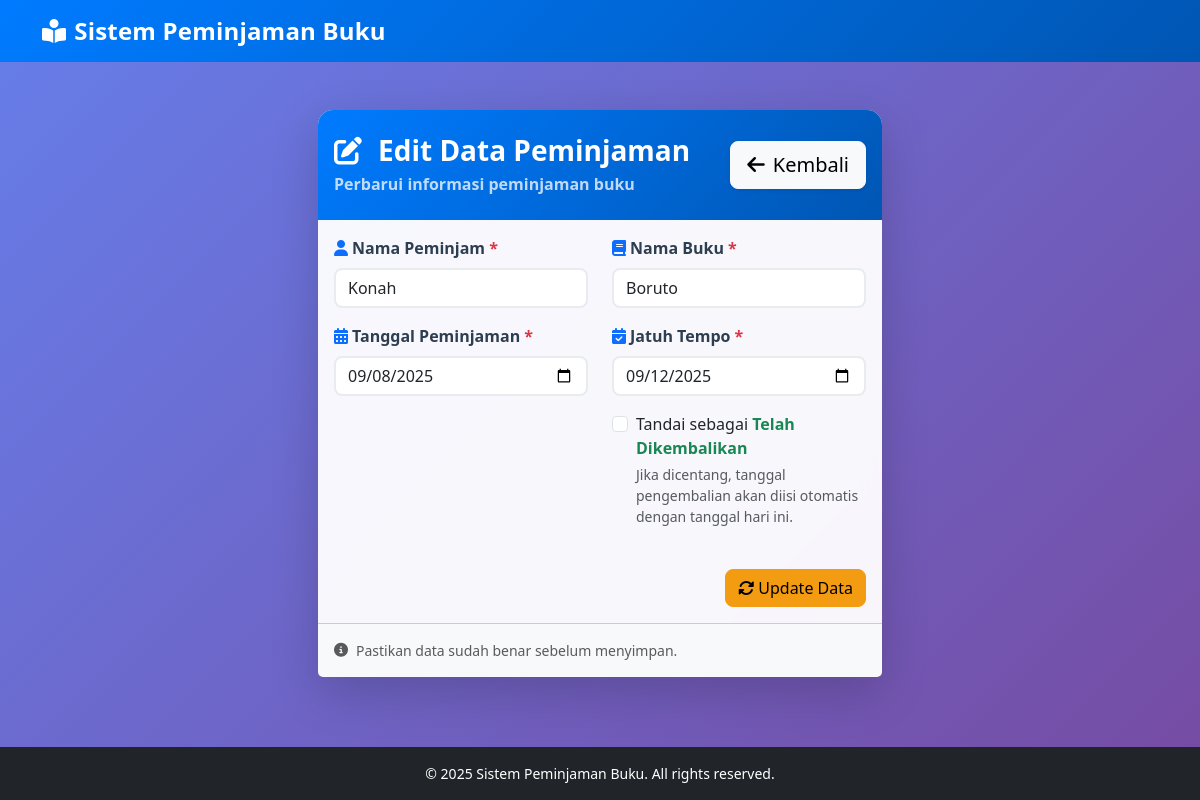
The app's page /edit/7 with its own data.
### tables this page shows
CREATE TABLE peminjaman (
            id INTEGER PRIMARY KEY AUTOINCREMENT,
            nama_peminjam TEXT NOT NULL,
            nama_buku TEXT NOT NULL,
            tanggal_peminjaman DATE NOT NULL,
            tanggal_pengembalian DATE
        , due_date DATE);

### app.py (the view, shortened to what this page needs)
@app.route('/edit/<int:id>', methods=['GET', 'POST'])
def edit(id):
    conn = get_db_connection()
    data = conn.execute('SELECT * FROM peminjaman WHERE id = ?', (id,)).fetchone()
    conn.close()
    if data is None:
        flash('Data tidak ditemukan!', 'error')
        return redirect(url_for('index'))
    today = datetime.now().strftime('%Y-%m-%d')
    return render_template('edit.html', data=data, today=today)

### app.py (called while the page is built)
def get_db_connection():
    conn = sqlite3.connect('perpus.db')
    conn.row_factory = sqlite3.Row
    return conn

@app.context_processor
def inject_globals():
    return {
        'datetime': datetime,
        'today_str': datetime.now().strftime('%Y-%m-%d')
    }

### templates/edit.html (shortened to what this page needs)
{% extends "base.html" %}
{% block content %}
<div class="container-fluid py-4">
  <div class="row justify-content-center">
    <div class="col-md-8 col-lg-6">
      <div class="card shadow-lg border-0">
        <div class="card-header bg-gradient-primary text-white py-4">
          <div class="d-flex justify-content-between align-items-center">
            <div>
              <h3 class="mb-1 fw-bold">
                <i class="fas fa-edit me-3"></i>Edit Data Peminjaman
              </h3>
              <p class="mb-0 opacity-75">Perbarui informasi peminjaman buku</p>
            </div>
            <a href="{{ url_for('index') }}" class="btn btn-light btn-lg shadow-sm">
              <i class="fas fa-arrow-left me-2"></i>Kembali
            </a>
          </div>
        </div>
        <div class="card-body">
          <form method="POST" novalidate onsubmit="return validateAll()">
            <div class="row">
              <div class="col-md-6 mb-3">
                <label for="nama_peminjam" class="form-label">
                  <i class="fas fa-user text-primary me-1"></i>Nama Peminjam <span class="text-danger">*</span>
                </label>
                <input type="text" class="form-control" id="nama_peminjam" name="nama_peminjam"
                       value="{{ data.nama_peminjam }}" required />
              </div>
              <div class="col-md-6 mb-3">
                <label for="nama_buku" class="form-label">
                  <i class="fas fa-book text-primary me-1"></i>Nama Buku <span class="text-danger">*</span>
                </label>
                <input type="text" class="form-control" id="nama_buku" name="nama_buku"
                       value="{{ data.nama_buku }}" required />
              </div>
            </div>
            <div class="row">
              <div class="col-md-6 mb-3">
                <label for="tanggal_peminjaman" class="form-label">
                  <i class="fas fa-calendar-alt text-primary me-1"></i>Tanggal Peminjaman <span class="text-danger">*</span>
                </label>
                <input type="date" class="form-control" id="tanggal_peminjaman" name="tanggal_peminjaman"
                       value="{{ data.tanggal_peminjaman }}" required />
              </div>
              <div class="col-md-6 mb-3">
                <label for="due_date" class="form-label">
                  <i class="fas fa-calendar-check text-primary me-1"></i>Jatuh Tempo <span class="text-danger">*</span>
                </label>
                <input type="date" class="form-control" id="due_date" name="due_date"
                       value="{{ data['due_date'] or '' }}" required />
                <div class="form-check mt-3">
                  {% set sudah_kembali = True if data.tanggal_pengembalian else False %}
                  <input class="form-check-input" type="checkbox" id="cek_kembali" {% if sudah_kembali %}checked{% endif %}>
                  <label class="form-check-label" for="cek_kembali">
                    Tandai sebagai <span class="text-success fw-semibold">Telah Dikembalikan</span>
                  </label>
                  <div class="form-text">
                    Jika dicentang, tanggal pengembalian akan diisi otomatis dengan tanggal hari ini.
                  </div>
                </div>
              </div>
            </div>
            <div class="d-grid gap-2 d-md-flex justify-content-md-end mt-4">
              <button type="submit" class="btn btn-warning">
                <i class="fas fa-sync-alt me-1"></i>Update Data
              </button>
            </div>
          </form>
        </div>
        <div class="card-footer bg-light py-3">
          <div class="d-flex align-items-center text-muted small">
            <i class="fas fa-info-circle me-2"></i>
            Pastikan data sudah benar sebelum menyimpan.
          </div>
        </div>
      </div>
    </div>
  </div>
</div>
{% endblock %}

### static/css/style.css (style rules this page uses)
:root { --primary-color: #2c3e50; --secondary-color: #3498db; --success-color: #27ae60; --warning-color: #f39c12; --danger-color: #e74c3c; --light-color: #ecf0f1; --dark-color: #2c3e50; }
body { font-family: 'Segoe UI', Tahoma, Geneva, Verdana, sans-serif; background: linear-gradient(135deg, #667eea 0%, #764ba2 100%); min-height: 100vh; }
.card { border: none; border-radius: 15px; box-shadow: 0 10px 30px rgba(0, 0, 0, 0.1); backdrop-filter: blur(10px); background: rgba(255, 255, 255, 0.95); }
.card-header { border-radius: 15px 15px 0 0 !important; border: none; font-weight: 600; }
.btn { border-radius: 8px; font-weight: 500; transition: all 0.3s ease; }
.btn-warning { background: var(--warning-color); border-color: var(--warning-color); }
.form-control { border-radius: 8px; border: 2px solid #e9ecef; transition: all 0.3s ease; }
.form-label { font-weight: 600; color: var(--dark-color); }
.card { animation: fadeIn 0.6s ease; }

### templates/base.html (style rules this page uses)
:root { --brand-primary: #007bff; --brand-primary-dark: #0056b3; --text-success: #198754; --text-warning: #fd7e14; }
.bg-gradient-primary { background: linear-gradient(135deg, var(--brand-primary), var(--brand-primary-dark)); }
.shadow-lg { box-shadow: 0 1rem 3rem rgba(0,0,0,.175) !important; }
.text-success { color: var(--text-success) !important; }
body, html { height: 100%; }
.form-label { font-weight: 600; }

### templates/edit.html (style rules this page uses)
.bg-gradient-primary { background: linear-gradient(135deg, #007bff, #0056b3); }
.shadow-lg { box-shadow: 0 1rem 3rem rgba(0,0,0,.175) !important; }
.form-label { font-weight: 600; }

### records on screen
peminjaman: nama_peminjam "Konah", nama_buku "Boruto", tanggal_peminjaman "09/08/2025", due_date "09/12/2025"

### other values on screen
{{ 2025 }} "2025"
